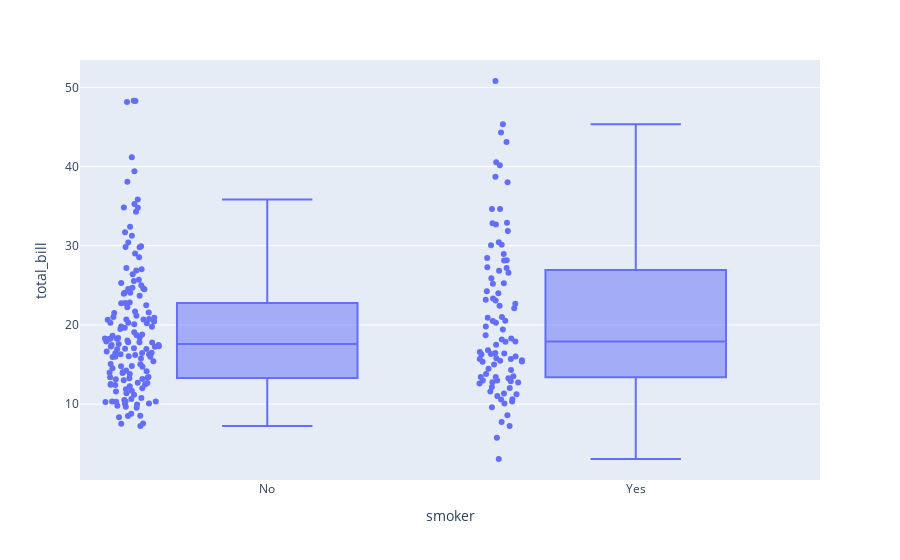

This figure's notebook cell:
### Markdown cell above
### Boxplot with underlying data

### Code cell
fig = px.box(df, x="smoker", y="total_bill", points="all")
fig.show()

### Figure 1 — Plotly figure (JSON) as saved in the notebook; plotly's stock layout.template omitted (floating-point values rounded to 4 significant figures; data arrays with more than 128 entries replaced by an {"elided": "..."} marker saying what was removed)
{"data": [{"alignmentgroup": "True", "boxpoints": "all", "hovertemplate": "smoker=%{x}<br>total_bill=%{y}<extra></extra>", "legendgroup": "", "marker": {"color": "#636efa"}, "name": "", "notched": false, "offsetgroup": "", "orientation": "v", "showlegend": false, "type": "box", "x": {"elided": "244 str values"}, "x0": " ", "xaxis": "x", "y": {"elided": "244 float values"}, "y0": " ", "yaxis": "y"}], "layout": {"boxmode": "group", "legend": {"tracegroupgap": 0}, "margin": {"t": 60}, "xaxis": {"anchor": "y", "domain": [0, 1], "title": {"text": "smoker"}}, "yaxis": {"anchor": "x", "domain": [0, 1], "title": {"text": "total_bill"}}}}
